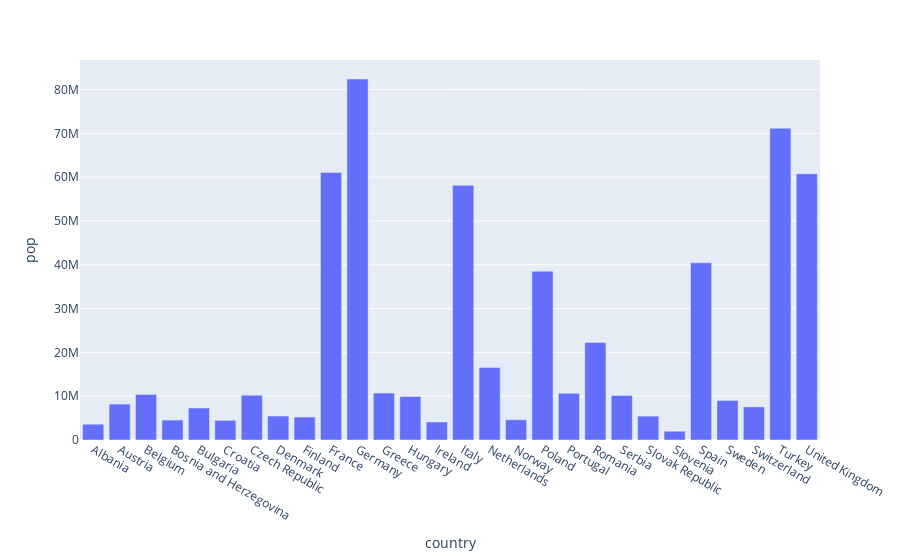

Notebook cell for this chart:
### Code cell
import plotly.express as px

df = px.data.gapminder().query("continent == 'Europe' and year == 2007 and pop > 2.e6")
fig = px.bar(df, y='pop', x='country', text='pop')
fig.update_traces(texttemplate='%{text:.3s}', textposition='outside')
fig.update_layout(uniformtext_minsize=8, uniformtext_mode='hide')
fig.show()
df.head()

### Figure 1 — Plotly figure (JSON) as saved in the notebook; plotly's stock layout.template omitted (floating-point values rounded to 4 significant figures)
{"data": [{"alignmentgroup": "True", "hovertemplate": "country=%{x}<br>pop=%{text}<extra></extra>", "legendgroup": "", "marker": {"color": "#636efa"}, "name": "", "offsetgroup": "", "orientation": "v", "showlegend": false, "text": [3600523, 8199783, 10392226, 4552198, 7322858, 4493312, 10228744, 5468120, 5238460, 61083916, 82400996, 10706290, 9956108, 4109086, 58147733, 16570613, 4627926, 38518241, 10642836, 22276056, 10150265, 5447502, 2009245, 40448191, 9031088, 7554661, 71158647, 60776238], "textposition": "outside", "texttemplate": "%{text:.3s}", "type": "bar", "x": ["Albania", "Austria", "Belgium", "Bosnia and Herzegovina", "Bulgaria", "Croatia", "Czech Republic", "Denmark", "Finland", "France", "Germany", "Greece", "Hungary", "Ireland", "Italy", "Netherlands", "Norway", "Poland", "Portugal", "Romania", "Serbia", "Slovak Republic", "Slovenia", "Spain", "Sweden", "Switzerland", "Turkey", "United Kingdom"], "xaxis": "x", "y": [3600523, 8199783, 10392226, 4552198, 7322858, 4493312, 10228744, 5468120, 5238460, 61083916, 82400996, 10706290, 9956108, 4109086, 58147733, 16570613, 4627926, 38518241, 10642836, 22276056, 10150265, 5447502, 2009245, 40448191, 9031088, 7554661, 71158647, 60776238], "yaxis": "y"}], "layout": {"barmode": "relative", "legend": {"tracegroupgap": 0}, "margin": {"t": 60}, "uniformtext": {"minsize": 8, "mode": "hide"}, "xaxis": {"anchor": "y", "domain": [0, 1], "title": {"text": "country"}}, "yaxis": {"anchor": "x", "domain": [0, 1], "title": {"text": "pop"}}}}
